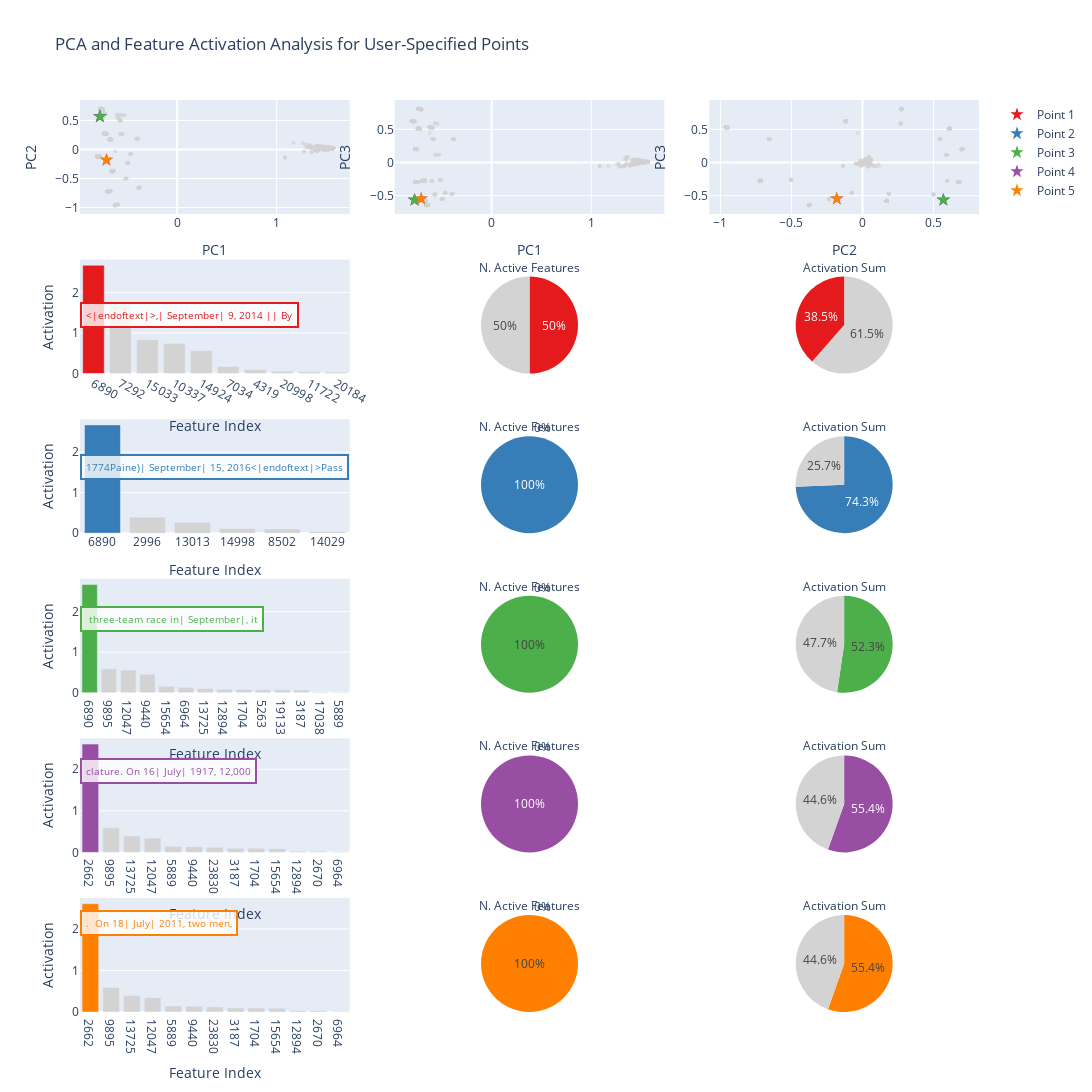

Notebook cell for this chart:
### Code cell
# analyze_representative_points_comp(
#     results,
#     fs_splitting_nodes,
#     activation_threshold,
#     node_df,
#     pca_df,
#     save_figs=True,
#     pca_path=pca_path,
# )

### Figure 1 — Plotly figure (JSON) as saved in the notebook; plotly's stock layout.template omitted (floating-point values rounded to 4 significant figures; data arrays with more than 128 entries replaced by an {"elided": "..."} marker saying what was removed)
{"data": [{"marker": {"color": "lightgrey", "opacity": 0.6, "size": 4}, "mode": "markers", "name": "All Points", "showlegend": false, "type": "scatter", "x": {"elided": "1676 float values"}, "xaxis": "x", "y": {"elided": "1676 float values"}, "yaxis": "y"}, {"hoverinfo": "text", "marker": {"color": "rgb(228,26,28)", "size": 10, "symbol": "star"}, "mode": "markers", "name": "Point 1", "showlegend": true, "text": "<|endoftext|>,| September| 9, 2014 || By", "type": "scatter", "x": [-0.7764], "xaxis": "x", "y": [0.5694], "yaxis": "y"}, {"hoverinfo": "text", "marker": {"color": "rgb(55,126,184)", "size": 10, "symbol": "star"}, "mode": "markers", "name": "Point 2", "showlegend": true, "text": "1774Paine)| September| 15, 2016<|endoftext|>Pass", "type": "scatter", "x": [-0.7748], "xaxis": "x", "y": [0.569], "yaxis": "y"}, {"hoverinfo": "text", "marker": {"color": "rgb(77,175,74)", "size": 10, "symbol": "star"}, "mode": "markers", "name": "Point 3", "showlegend": true, "text": " three-team race in| September|, it", "type": "scatter", "x": [-0.7726], "xaxis": "x", "y": [0.5685], "yaxis": "y"}, {"hoverinfo": "text", "marker": {"color": "rgb(152,78,163)", "size": 10, "symbol": "star"}, "mode": "markers", "name": "Point 4", "showlegend": true, "text": "clature. On 16| July| 1917, 12,000", "type": "scatter", "x": [-0.7083], "xaxis": "x", "y": [-0.1811], "yaxis": "y"}, {"hoverinfo": "text", "marker": {"color": "rgb(255,127,0)", "size": 10, "symbol": "star"}, "mode": "markers", "name": "Point 5", "showlegend": true, "text": ".\n\nOn 18| July| 2011, two men,", "type": "scatter", "x": [-0.7083], "xaxis": "x", "y": [-0.1811], "yaxis": "y"}, {"marker": {"color": "lightgrey", "opacity": 0.6, "size": 4}, "mode": "markers", "name": "All Points", "showlegend": false, "type": "scatter", "x": {"elided": "1676 float values"}, "xaxis": "x2", "y": {"elided": "1676 float values"}, "yaxis": "y2"}, {"hoverinfo": "text", "marker": {"color": "rgb(228,26,28)", "size": 10, "symbol": "star"}, "mode": "markers", "name": "Point 1", "showlegend": false, "text": "<|endoftext|>,| September| 9, 2014 || By", "type": "scatter", "x": [-0.7764], "xaxis": "x2", "y": [-0.5647], "yaxis": "y2"}, {"hoverinfo": "text", "marker": {"color": "rgb(55,126,184)", "size": 10, "symbol": "star"}, "mode": "markers", "name": "Point 2", "showlegend": false, "text": "1774Paine)| September| 15, 2016<|endoftext|>Pass", "type": "scatter", "x": [-0.7748], "xaxis": "x2", "y": [-0.5643], "yaxis": "y2"}, {"hoverinfo": "text", "marker": {"color": "rgb(77,175,74)", "size": 10, "symbol": "star"}, "mode": "markers", "name": "Point 3", "showlegend": false, "text": " three-team race in| September|, it", "type": "scatter", "x": [-0.7726], "xaxis": "x2", "y": [-0.5638], "yaxis": "y2"}, {"hoverinfo": "text", "marker": {"color": "rgb(152,78,163)", "size": 10, "symbol": "star"}, "mode": "markers", "name": "Point 4", "showlegend": false, "text": "clature. On 16| July| 1917, 12,000", "type": "scatter", "x": [-0.7083], "xaxis": "x2", "y": [-0.5461], "yaxis": "y2"}, {"hoverinfo": "text", "marker": {"color": "rgb(255,127,0)", "size": 10, "symbol": "star"}, "mode": "markers", "name": "Point 5", "showlegend": false, "text": ".\n\nOn 18| July| 2011, two men,", "type": "scatter", "x": [-0.7083], "xaxis": "x2", "y": [-0.5461], "yaxis": "y2"}, {"marker": {"color": "lightgrey", "opacity": 0.6, "size": 4}, "mode": "markers", "name": "All Points", "showlegend": false, "type": "scatter", "x": {"elided": "1676 float values"}, "xaxis": "x3", "y": {"elided": "1676 float values"}, "yaxis": "y3"}, {"hoverinfo": "text", "marker": {"color": "rgb(228,26,28)", "size": 10, "symbol": "star"}, "mode": "markers", "name": "Point 1", "showlegend": false, "text": "<|endoftext|>,| September| 9, 2014 || By", "type": "scatter", "x": [0.5694], "xaxis": "x3", "y": [-0.5647], "yaxis": "y3"}, {"hoverinfo": "text", "marker": {"color": "rgb(55,126,184)", "size": 10, "symbol": "star"}, "mode": "markers", "name": "Point 2", "showlegend": false, "text": "1774Paine)| September| 15, 2016<|endoftext|>Pass", "type": "scatter", "x": [0.569], "xaxis": "x3", "y": [-0.5643], "yaxis": "y3"}, {"hoverinfo": "text", "marker": {"color": "rgb(77,175,74)", "size": 10, "symbol": "star"}, "mode": "markers", "name": "Point 3", "showlegend": false, "text": " three-team race in| September|, it", "type": "scatter", "x": [0.5685], "xaxis": "x3", "y": [-0.5638], "yaxis": "y3"}, {"hoverinfo": "text", "marker": {"color": "rgb(152,78,163)", "size": 10, "symbol": "star"}, "mode": "markers", "name": "Point 4", "showlegend": false, "text": "clature. On 16| July| 1917, 12,000", "type": "scatter", "x": [-0.1811], "xaxis": "x3", "y": [-0.5461], "yaxis": "y3"}, {"hoverinfo": "text", "marker": {"color": "rgb(255,127,0)", "size": 10, "symbol": "star"}, "mode": "markers", "name": "Point 5", "showlegend": false, "text": ".\n\nOn 18| July| 2011, two men,", "type": "scatter", "x": [-0.1811], "xaxis": "x3", "y": [-0.5461], "yaxis": "y3"}, {"marker": {"color": "rgb(228,26,28)"}, "showlegend": false, "type": "bar", "x": ["6890"], "xaxis": "x4", "y": [2.673], "yaxis": "y4"}, {"marker": {"color": "lightgrey"}, "showlegend": false, "type": "bar", "x": ["7292"], "xaxis": "x4", "y": [1.693], "yaxis": "y4"}, {"marker": {"color": "lightgrey"}, "showlegend": false, "type": "bar", "x": ["15033"], "xaxis": "x4", "y": [0.837], "yaxis": "y4"}, {"marker": {"color": "lightgrey"}, "showlegend": false, "type": "bar", "x": ["10337"], "xaxis": "x4", "y": [0.7409], "yaxis": "y4"}, {"marker": {"color": "lightgrey"}, "showlegend": false, "type": "bar", "x": ["14924"], "xaxis": "x4", "y": [0.5696], "yaxis": "y4"}, {"marker": {"color": "lightgrey"}, "showlegend": false, "type": "bar", "x": ["7034"], "xaxis": "x4", "y": [0.1765], "yaxis": "y4"}, {"marker": {"color": "lightgrey"}, "showlegend": false, "type": "bar", "x": ["4319"], "xaxis": "x4", "y": [0.09913], "yaxis": "y4"}, {"marker": {"color": "lightgrey"}, "showlegend": false, "type": "bar", "x": ["20998"], "xaxis": "x4", "y": [0.05991], "yaxis": "y4"}, {"marker": {"color": "lightgrey"}, "showlegend": false, "type": "bar", "x": ["11722"], "xaxis": "x4", "y": [0.04601], "yaxis": "y4"}, {"marker": {"color": "lightgrey"}, "showlegend": false, "type": "bar", "x": ["20184"], "xaxis": "x4", "y": [0.04103], "yaxis": "y4"}, {"domain": {"x": [0.35, 0.65], "y": [0.7, 0.825]}, "labels": ["Splitting", "Non-splitting"], "marker": {"colors": ["rgb(228,26,28)", "lightgrey"]}, "name": "Active Features", "showlegend": false, "title": {"text": "N. Active Features"}, "type": "pie", "values": [1, 1]}, {"domain": {"x": [0.7, 1], "y": [0.7, 0.825]}, "labels": ["Splitting", "Non-splitting"], "marker": {"colors": ["rgb(228,26,28)", "lightgrey"]}, "name": "Activation Sum", "showlegend": false, "title": {"text": "Activation Sum"}, "type": "pie", "values": [2.673, 4.263]}, {"marker": {"color": "rgb(55,126,184)"}, "showlegend": false, "type": "bar", "x": ["6890"], "xaxis": "x5", "y": [2.671], "yaxis": "y5"}, {"marker": {"color": "lightgrey"}, "showlegend": false, "type": "bar", "x": ["2996"], "xaxis": "x5", "y": [0.3951], "yaxis": "y5"}, {"marker": {"color": "lightgrey"}, "showlegend": false, "type": "bar", "x": ["13013"], "xaxis": "x5", "y": [0.2667], "yaxis": "y5"}, {"marker": {"color": "lightgrey"}, "showlegend": false, "type": "bar", "x": ["14998"], "xaxis": "x5", "y": [0.1149], "yaxis": "y5"}, {"marker": {"color": "lightgrey"}, "showlegend": false, "type": "bar", "x": ["8502"], "xaxis": "x5", "y": [0.1042], "yaxis": "y5"}, {"marker": {"color": "lightgrey"}, "showlegend": false, "type": "bar", "x": ["14029"], "xaxis": "x5", "y": [0.04139], "yaxis": "y5"}, {"domain": {"x": [0.35, 0.65], "y": [0.525, 0.65]}, "labels": ["Splitting", "Non-splitting"], "marker": {"colors": ["rgb(55,126,184)", "lightgrey"]}, "name": "Active Features", "showlegend": false, "title": {"text": "N. Active Features"}, "type": "pie", "values": [1, 0]}, {"domain": {"x": [0.7, 1], "y": [0.525, 0.65]}, "labels": ["Splitting", "Non-splitting"], "marker": {"colors": ["rgb(55,126,184)", "lightgrey"]}, "name": "Activation Sum", "showlegend": false, "title": {"text": "Activation Sum"}, "type": "pie", "values": [2.671, 0.9222]}, {"marker": {"color": "rgb(77,175,74)"}, "showlegend": false, "type": "bar", "x": ["6890"], "xaxis": "x6", "y": [2.668], "yaxis": "y6"}, {"marker": {"color": "lightgrey"}, "showlegend": false, "type": "bar", "x": ["9895"], "xaxis": "x6", "y": [0.5905], "yaxis": "y6"}, {"marker": {"color": "lightgrey"}, "showlegend": false, "type": "bar", "x": ["12047"], "xaxis": "x6", "y": [0.5617], "yaxis": "y6"}, {"marker": {"color": "lightgrey"}, "showlegend": false, "type": "bar", "x": ["9440"], "xaxis": "x6", "y": [0.4567], "yaxis": "y6"}, {"marker": {"color": "lightgrey"}, "showlegend": false, "type": "bar", "x": ["15654"], "xaxis": "x6", "y": [0.1602], "yaxis": "y6"}, {"marker": {"color": "lightgrey"}, "showlegend": false, "type": "bar", "x": ["6964"], "xaxis": "x6", "y": [0.1351], "yaxis": "y6"}, {"marker": {"color": "lightgrey"}, "showlegend": false, "type": "bar", "x": ["13725"], "xaxis": "x6", "y": [0.1056], "yaxis": "y6"}, {"marker": {"color": "lightgrey"}, "showlegend": false, "type": "bar", "x": ["12894"], "xaxis": "x6", "y": [0.09029], "yaxis": "y6"}, {"marker": {"color": "lightgrey"}, "showlegend": false, "type": "bar", "x": ["1704"], "xaxis": "x6", "y": [0.08277], "yaxis": "y6"}, {"marker": {"color": "lightgrey"}, "showlegend": false, "type": "bar", "x": ["5263"], "xaxis": "x6", "y": [0.07532], "yaxis": "y6"}, {"marker": {"color": "lightgrey"}, "showlegend": false, "type": "bar", "x": ["19133"], "xaxis": "x6", "y": [0.07525], "yaxis": "y6"}, {"marker": {"color": "lightgrey"}, "showlegend": false, "type": "bar", "x": ["3187"], "xaxis": "x6", "y": [0.06837], "yaxis": "y6"}, {"marker": {"color": "lightgrey"}, "showlegend": false, "type": "bar", "x": ["17038"], "xaxis": "x6", "y": [0.01697], "yaxis": "y6"}, {"marker": {"color": "lightgrey"}, "showlegend": false, "type": "bar", "x": ["5889"], "xaxis": "x6", "y": [0.01152], "yaxis": "y6"}, {"domain": {"x": [0.35, 0.65], "y": [0.35, 0.475]}, "labels": ["Splitting", "Non-splitting"], "marker": {"colors": ["rgb(77,175,74)", "lightgrey"]}, "name": "Active Features", "showlegend": false, "title": {"text": "N. Active Features"}, "type": "pie", "values": [1, 0]}, {"domain": {"x": [0.7, 1], "y": [0.35, 0.475]}, "labels": ["Splitting", "Non-splitting"], "marker": {"colors": ["rgb(77,175,74)", "lightgrey"]}, "name": "Activation Sum", "showlegend": false, "title": {"text": "Activation Sum"}, "type": "pie", "values": [2.668, 2.43]}, {"marker": {"color": "rgb(152,78,163)"}, "showlegend": false, "type": "bar", "x": ["2662"], "xaxis": "x7", "y": [2.604], "yaxis": "y7"}, {"marker": {"color": "lightgrey"}, "showlegend": false, "type": "bar", "x": ["9895"], "xaxis": "x7", "y": [0.5903], "yaxis": "y7"}, {"marker": {"color": "lightgrey"}, "showlegend": false, "type": "bar", "x": ["13725"], "xaxis": "x7", "y": [0.3954], "yaxis": "y7"}, {"marker": {"color": "lightgrey"}, "showlegend": false, "type": "bar", "x": ["12047"], "xaxis": "x7", "y": [0.344], "yaxis": "y7"}, {"marker": {"color": "lightgrey"}, "showlegend": false, "type": "bar", "x": ["5889"], "xaxis": "x7", "y": [0.1463], "yaxis": "y7"}, {"marker": {"color": "lightgrey"}, "showlegend": false, "type": "bar", "x": ["9440"], "xaxis": "x7", "y": [0.1387], "yaxis": "y7"}, {"marker": {"color": "lightgrey"}, "showlegend": false, "type": "bar", "x": ["23830"], "xaxis": "x7", "y": [0.1251], "yaxis": "y7"}, {"marker": {"color": "lightgrey"}, "showlegend": false, "type": "bar", "x": ["3187"], "xaxis": "x7", "y": [0.1005], "yaxis": "y7"}, {"marker": {"color": "lightgrey"}, "showlegend": false, "type": "bar", "x": ["1704"], "xaxis": "x7", "y": [0.09856], "yaxis": "y7"}, {"marker": {"color": "lightgrey"}, "showlegend": false, "type": "bar", "x": ["15654"], "xaxis": "x7", "y": [0.08948], "yaxis": "y7"}, {"marker": {"color": "lightgrey"}, "showlegend": false, "type": "bar", "x": ["12894"], "xaxis": "x7", "y": [0.02856], "yaxis": "y7"}, {"marker": {"color": "lightgrey"}, "showlegend": false, "type": "bar", "x": ["2670"], "xaxis": "x7", "y": [0.02706], "yaxis": "y7"}, {"marker": {"color": "lightgrey"}, "showlegend": false, "type": "bar", "x": ["6964"], "xaxis": "x7", "y": [0.01147], "yaxis": "y7"}, {"domain": {"x": [0.35, 0.65], "y": [0.175, 0.3]}, "labels": ["Splitting", "Non-splitting"], "marker": {"colors": ["rgb(152,78,163)", "lightgrey"]}, "name": "Active Features", "showlegend": false, "title": {"text": "N. Active Features"}, "type": "pie", "values": [1, 0]}, {"domain": {"x": [0.7, 1], "y": [0.175, 0.3]}, "labels": ["Splitting", "Non-splitting"], "marker": {"colors": ["rgb(152,78,163)", "lightgrey"]}, "name": "Activation Sum", "showlegend": false, "title": {"text": "Activation Sum"}, "type": "pie", "values": [2.604, 2.095]}, {"marker": {"color": "rgb(255,127,0)"}, "showlegend": false, "type": "bar", "x": ["2662"], "xaxis": "x8", "y": [2.604], "yaxis": "y8"}, {"marker": {"color": "lightgrey"}, "showlegend": false, "type": "bar", "x": ["9895"], "xaxis": "x8", "y": [0.5903], "yaxis": "y8"}, {"marker": {"color": "lightgrey"}, "showlegend": false, "type": "bar", "x": ["13725"], "xaxis": "x8", "y": [0.3954], "yaxis": "y8"}, {"marker": {"color": "lightgrey"}, "showlegend": false, "type": "bar", "x": ["12047"], "xaxis": "x8", "y": [0.344], "yaxis": "y8"}, {"marker": {"color": "lightgrey"}, "showlegend": false, "type": "bar", "x": ["5889"], "xaxis": "x8", "y": [0.1463], "yaxis": "y8"}, {"marker": {"color": "lightgrey"}, "showlegend": false, "type": "bar", "x": ["9440"], "xaxis": "x8", "y": [0.1387], "yaxis": "y8"}, {"marker": {"color": "lightgrey"}, "showlegend": false, "type": "bar", "x": ["23830"], "xaxis": "x8", "y": [0.1251], "yaxis": "y8"}, {"marker": {"color": "lightgrey"}, "showlegend": false, "type": "bar", "x": ["3187"], "xaxis": "x8", "y": [0.1005], "yaxis": "y8"}, {"marker": {"color": "lightgrey"}, "showlegend": false, "type": "bar", "x": ["1704"], "xaxis": "x8", "y": [0.09856], "yaxis": "y8"}, {"marker": {"color": "lightgrey"}, "showlegend": false, "type": "bar", "x": ["15654"], "xaxis": "x8", "y": [0.08948], "yaxis": "y8"}, {"marker": {"color": "lightgrey"}, "showlegend": false, "type": "bar", "x": ["12894"], "xaxis": "x8", "y": [0.02856], "yaxis": "y8"}, {"marker": {"color": "lightgrey"}, "showlegend": false, "type": "bar", "x": ["2670"], "xaxis": "x8", "y": [0.02706], "yaxis": "y8"}, {"marker": {"color": "lightgrey"}, "showlegend": false, "type": "bar", "x": ["6964"], "xaxis": "x8", "y": [0.01147], "yaxis": "y8"}, {"domain": {"x": [0.35, 0.65], "y": [0, 0.125]}, "labels": ["Splitting", "Non-splitting"], "marker": {"colors": ["rgb(255,127,0)", "lightgrey"]}, "name": "Active Features", "showlegend": false, "title": {"text": "N. Active Features"}, "type": "pie", "values": [1, 0]}, {"domain": {"x": [0.7, 1], "y": [0, 0.125]}, "labels": ["Splitting", "Non-splitting"], "marker": {"colors": ["rgb(255,127,0)", "lightgrey"]}, "name": "Activation Sum", "showlegend": false, "title": {"text": "Activation Sum"}, "type": "pie", "values": [2.604, 2.095]}], "layout": {"annotations": [{"align": "left", "bgcolor": "rgba(255,255,255,0.8)", "bordercolor": "rgb(228,26,28)", "borderpad": 4, "borderwidth": 2, "font": {"color": "rgb(228,26,28)", "size": 10}, "showarrow": false, "text": "<|endoftext|>,| September| 9, 2014 || By", "x": 0, "xanchor": "left", "xref": "paper", "y": 0.75, "yanchor": "bottom", "yref": "paper"}, {"align": "left", "bgcolor": "rgba(255,255,255,0.8)", "bordercolor": "rgb(55,126,184)", "borderpad": 4, "borderwidth": 2, "font": {"color": "rgb(55,126,184)", "size": 10}, "showarrow": false, "text": "1774Paine)| September| 15, 2016<|endoftext|>Pass", "x": 0, "xanchor": "left", "xref": "paper", "y": 0.5833, "yanchor": "bottom", "yref": "paper"}, {"align": "left", "bgcolor": "rgba(255,255,255,0.8)", "bordercolor": "rgb(77,175,74)", "borderpad": 4, "borderwidth": 2, "font": {"color": "rgb(77,175,74)", "size": 10}, "showarrow": false, "text": " three-team race in| September|, it", "x": 0, "xanchor": "left", "xref": "paper", "y": 0.4167, "yanchor": "bottom", "yref": "paper"}, {"align": "left", "bgcolor": "rgba(255,255,255,0.8)", "bordercolor": "rgb(152,78,163)", "borderpad": 4, "borderwidth": 2, "font": {"color": "rgb(152,78,163)", "size": 10}, "showarrow": false, "text": "clature. On 16| July| 1917, 12,000", "x": 0, "xanchor": "left", "xref": "paper", "y": 0.25, "yanchor": "bottom", "yref": "paper"}, {"align": "left", "bgcolor": "rgba(255,255,255,0.8)", "bordercolor": "rgb(255,127,0)", "borderpad": 4, "borderwidth": 2, "font": {"color": "rgb(255,127,0)", "size": 10}, "showarrow": false, "text": ".\n\nOn 18| July| 2011, two men,", "x": 0, "xanchor": "left", "xref": "paper", "y": 0.08333, "yanchor": "bottom", "yref": "paper"}], "height": 1800, "title": {"text": "PCA and Feature Activation Analysis for User-Specified Points"}, "width": 1500, "xaxis": {"anchor": "y", "domain": [0, 0.3], "title": {"text": "PC1"}}, "xaxis2": {"anchor": "y2", "domain": [0.35, 0.65], "title": {"text": "PC1"}}, "xaxis3": {"anchor": "y3", "domain": [0.7, 1], "title": {"text": "PC2"}}, "xaxis4": {"anchor": "y4", "domain": [0, 0.3], "title": {"text": "Feature Index"}}, "xaxis5": {"anchor": "y5", "domain": [0, 0.3], "title": {"text": "Feature Index"}}, "xaxis6": {"anchor": "y6", "domain": [0, 0.3], "title": {"text": "Feature Index"}}, "xaxis7": {"anchor": "y7", "domain": [0, 0.3], "title": {"text": "Feature Index"}}, "xaxis8": {"anchor": "y8", "domain": [0, 0.3], "title": {"text": "Feature Index"}}, "yaxis": {"anchor": "x", "domain": [0.875, 1], "title": {"text": "PC2"}}, "yaxis2": {"anchor": "x2", "domain": [0.875, 1], "title": {"text": "PC3"}}, "yaxis3": {"anchor": "x3", "domain": [0.875, 1], "title": {"text": "PC3"}}, "yaxis4": {"anchor": "x4", "domain": [0.7, 0.825], "title": {"text": "Activation"}}, "yaxis5": {"anchor": "x5", "domain": [0.525, 0.65], "title": {"text": "Activation"}}, "yaxis6": {"anchor": "x6", "domain": [0.35, 0.475], "title": {"text": "Activation"}}, "yaxis7": {"anchor": "x7", "domain": [0.175, 0.3], "title": {"text": "Activation"}}, "yaxis8": {"anchor": "x8", "domain": [0, 0.125], "title": {"text": "Activation"}}}}
